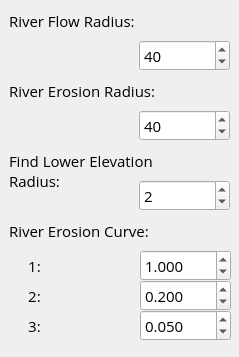
            <widget class="QWidget" name="mpErosion">
             <property name="geometry">
              <rect>
               <x>0</x>
               <y>0</y>
               <width>239</width>
               <height>357</height>
              </rect>
             </property>
             <attribute name="label">
              <string>Erosion</string>
             </attribute>
             <widget class="QLabel" name="label_52">
              <property name="geometry">
               <rect>
                <x>9</x>
                <y>10</y>
                <width>161</width>
                <height>21</height>
               </rect>
              </property>
              <property name="font">
               <font>
                <family>Open Sans</family>
                <pointsize>11</pointsize>
                <weight>50</weight>
                <bold>false</bold>
               </font>
              </property>
              <property name="text">
               <string>River Flow Radius:</string>
              </property>
             </widget>
             <widget class="QSpinBox" name="spnRFRadius">
              <property name="geometry">
               <rect>
                <x>139</x>
                <y>40</y>
                <width>91</width>
                <height>31</height>
               </rect>
              </property>
              <property name="font">
               <font>
                <family>Open Sans</family>
                <pointsize>11</pointsize>
                <weight>50</weight>
                <bold>false</bold>
               </font>
              </property>
              <property name="minimum">
               <number>10</number>
              </property>
              <property name="maximum">
               <number>100</number>
              </property>
              <property name="singleStep">
               <number>10</number>
              </property>
              <property name="value">
               <number>40</number>
              </property>
             </widget>
             <widget class="QSpinBox" name="spnRERadius">
              <property name="geometry">
               <rect>
                <x>139</x>
                <y>110</y>
                <width>91</width>
                <height>31</height>
               </rect>
              </property>
              <property name="font">
               <font>
                <family>Open Sans</family>
                <pointsize>11</pointsize>
                <weight>50</weight>
                <bold>false</bold>
               </font>
              </property>
              <property name="minimum">
               <number>10</number>
              </property>
              <property name="maximum">
               <number>100</number>
              </property>
              <property name="singleStep">
               <number>10</number>
              </property>
              <property name="value">
               <number>40</number>
              </property>
             </widget>
             <widget class="QLabel" name="label_53">
              <property name="geometry">
               <rect>
                <x>9</x>
                <y>80</y>
                <width>191</width>
                <height>21</height>
               </rect>
              </property>
              <property name="font">
               <font>
                <family>Open Sans</family>
                <pointsize>11</pointsize>
                <weight>50</weight>
                <bold>false</bold>
               </font>
              </property>
              <property name="text">
               <string>River Erosion Radius:</string>
              </property>
             </widget>
             <widget class="QLabel" name="label_54">
              <property name="geometry">
               <rect>
                <x>9</x>
                <y>150</y>
                <width>181</width>
                <height>41</height>
               </rect>
              </property>
              <property name="font">
               <font>
                <family>Open Sans</family>
                <pointsize>11</pointsize>
                <weight>50</weight>
                <bold>false</bold>
               </font>
              </property>
              <property name="text">
               <string>Find Lower Elevation Radius:</string>
              </property>
              <property name="wordWrap">
               <bool>true</bool>
              </property>
             </widget>
             <widget class="QSpinBox" name="spnFLERadius">
              <property name="geometry">
               <rect>
                <x>139</x>
                <y>180</y>
                <width>91</width>
                <height>31</height>
               </rect>
              </property>
              <property name="font">
               <font>
                <family>Open Sans</family>
                <pointsize>11</pointsize>
                <weight>50</weight>
                <bold>false</bold>
               </font>
              </property>
              <property name="minimum">
               <number>1</number>
              </property>
              <property name="maximum">
               <number>10</number>
              </property>
              <property name="singleStep">
               <number>1</number>
              </property>
              <property name="value">
               <number>2</number>
              </property>
             </widget>
             <widget class="QLabel" name="label_55">
              <property name="geometry">
               <rect>
                <x>9</x>
                <y>220</y>
                <width>191</width>
                <height>21</height>
               </rect>
              </property>
              <property name="font">
               <font>
                <family>Open Sans</family>
                <pointsize>11</pointsize>
                <weight>50</weight>
                <bold>false</bold>
               </font>
              </property>
              <property name="text">
               <string>River Erosion Curve:</string>
              </property>
              <property name="wordWrap">
               <bool>true</bool>
              </property>
             </widget>
             <widget class="QDoubleSpinBox" name="spnREC1">
              <property name="geometry">
               <rect>
                <x>140</x>
                <y>250</y>
                <width>91</width>
                <height>31</height>
               </rect>
              </property>
              <property name="font">
               <font>
                <family>Open Sans</family>
                <pointsize>11</pointsize>
                <weight>50</weight>
                <bold>false</bold>
               </font>
              </property>
              <property name="decimals">
               <number>3</number>
              </property>
              <property name="minimum">
               <double>0.010000000000000</double>
              </property>
              <property name="maximum">
               <double>10.000000000000000</double>
              </property>
              <property name="singleStep">
               <double>0.100000000000000</double>
              </property>
              <property name="value">
               <double>1.000000000000000</double>
              </property>
             </widget>
             <widget class="QDoubleSpinBox" name="spnREC2">
              <property name="geometry">
               <rect>
                <x>140</x>
                <y>280</y>
                <width>91</width>
                <height>31</height>
               </rect>
              </property>
              <property name="font">
               <font>
                <family>Open Sans</family>
                <pointsize>11</pointsize>
                <weight>50</weight>
                <bold>false</bold>
               </font>
              </property>
              <property name="decimals">
               <number>3</number>
              </property>
              <property name="minimum">
               <double>0.010000000000000</double>
              </property>
              <property name="maximum">
               <double>10.000000000000000</double>
              </property>
              <property name="singleStep">
               <double>0.100000000000000</double>
              </property>
              <property name="value">
               <double>0.200000000000000</double>
              </property>
             </widget>
             <widget class="QDoubleSpinBox" name="spnREC3">
              <property name="geometry">
               <rect>
                <x>140</x>
                <y>310</y>
                <width>91</width>
                <height>31</height>
               </rect>
              </property>
              <property name="font">
               <font>
                <family>Open Sans</family>
                <pointsize>11</pointsize>
                <weight>50</weight>
                <bold>false</bold>
               </font>
              </property>
              <property name="decimals">
               <number>3</number>
              </property>
              <property name="minimum">
               <double>0.010000000000000</double>
              </property>
              <property name="maximum">
               <double>10.000000000000000</double>
              </property>
              <property name="singleStep">
               <double>0.010000000000000</double>
              </property>
              <property name="value">
               <double>0.050000000000000</double>
              </property>
             </widget>
             <widget class="QLabel" name="label_56">
              <property name="geometry">
               <rect>
                <x>9</x>
                <y>250</y>
                <width>51</width>
                <height>31</height>
               </rect>
              </property>
              <property name="font">
               <font>
                <family>Open Sans</family>
                <pointsize>11</pointsize>
                <weight>50</weight>
                <bold>false</bold>
               </font>
              </property>
              <property name="text">
               <string>1:</string>
              </property>
              <property name="alignment">
               <set>Qt::AlignCenter</set>
              </property>
              <property name="wordWrap">
               <bool>true</bool>
              </property>
             </widget>
             <widget class="QLabel" name="label_57">
              <property name="geometry">
               <rect>
                <x>9</x>
                <y>280</y>
                <width>51</width>
                <height>31</height>
               </rect>
              </property>
              <property name="font">
               <font>
                <family>Open Sans</family>
                <pointsize>11</pointsize>
                <weight>50</weight>
                <bold>false</bold>
               </font>
              </property>
              <property name="text">
               <string>2:</string>
              </property>
              <property name="alignment">
               <set>Qt::AlignCenter</set>
              </property>
              <property name="wordWrap">
               <bool>true</bool>
              </property>
             </widget>
             <widget class="QLabel" name="label_58">
              <property name="geometry">
               <rect>
                <x>9</x>
                <y>310</y>
                <width>51</width>
                <height>31</height>
               </rect>
              </property>
              <property name="font">
               <font>
                <family>Open Sans</family>
                <pointsize>11</pointsize>
                <weight>50</weight>
                <bold>false</bold>
               </font>
              </property>
              <property name="text">
               <string>3:</string>
              </property>
              <property name="alignment">
               <set>Qt::AlignCenter</set>
              </property>
              <property name="wordWrap">
               <bool>true</bool>
              </property>
             </widget>
             <zorder>label_54</zorder>
             <zorder>label_53</zorder>
             <zorder>label_52</zorder>
             <zorder>spnRFRadius</zorder>
             <zorder>spnRERadius</zorder>
             <zorder>spnFLERadius</zorder>
             <zorder>label_55</zorder>
             <zorder>spnREC1</zorder>
             <zorder>spnREC2</zorder>
             <zorder>spnREC3</zorder>
             <zorder>label_56</zorder>
             <zorder>label_57</zorder>
             <zorder>label_58</zorder>
            </widget>
